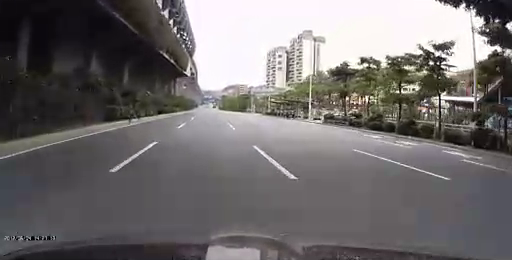
#> input picture frame 79 of python_cv2/video.mp4, 512 x 260 px, given in place of video2.mp4, which was not available
$ python tuxiang.py
#> lines starting #> are read from the running program, lines starting #| are printed output that depends on the picture; after the words box and inside, x2 and y2 are one past the last pixel; in counts of white or black regions, pixels touching at a corner belong together; pictures that were not available may be replaced by others from this repository, and a replacement may not be noted
#> in race_detect_vid, frame is the input picture: shape (260, 512, 3); mean B, G, R 109.7, 109.2, 113
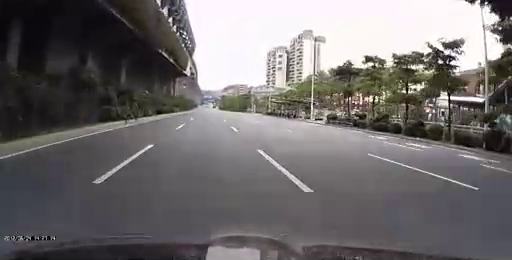
#> input picture frame 80 of python_cv2/video.mp4, 512 x 260 px, given in place of video2.mp4, which was not available
#> in race_detect_vid, frame is the input picture: shape (260, 512, 3); mean B, G, R 109.3, 108.4, 112.2
import cv2
import numpy as np


def cv_show(name, img):
    cv2.imshow(name, img)
    cv2.waitKey(0)
    cv2.destroyAllWindows()


# 图片道路识别
def race_detect_pic(img):

    img_gray = cv2.cvtColor(img, cv2.COLOR_RGB2GRAY)
    edges = cv2.Canny(img_gray, 125, 350)
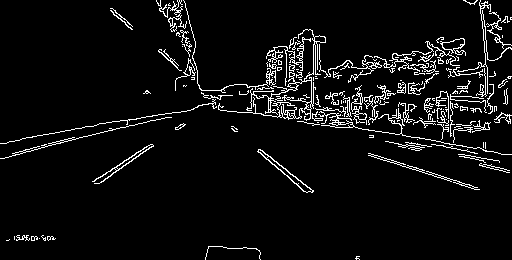
#> edges: shape (260, 512); 5.8% white in thin lines or dots
    # cv_show('img', edges)
    # cv2.imwrite('gray.png', edges)

    lines = cv2.HoughLinesP(edges,  # 输入图像
                            1,  # 累加器分辨率
                            np.pi / 180,  # 角度分辨率
                            150,  # 确定直线之前收到的最小投票数
                            minLineLength=100,  # 直线的最小长度
                            maxLineGap=30)  # 直线上允许的最大缝隙
#> lines = [[251, 95, 497, 34], [22, 138, 219, 103], [247, 108, 511, 154], [12, 153, 171, 117]]
    line = lines[:, 0, :]
#> line has the same summary as lines
    for x1, y1, x2, y2 in line[:]:
        cv2.line(img,  # 输入图像
                 (x1, y1),  # 起点
                 (x2, y2),  # 终点
                 (0, 0, 255),  # 颜色
                 3)  # 宽度
#> this loop made 4 passes
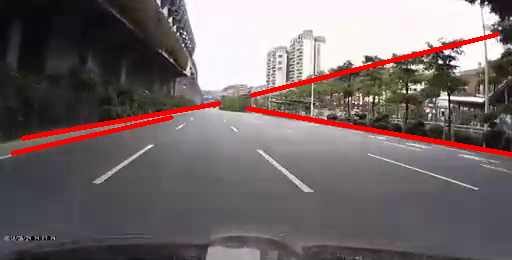
#> img: shape (260, 512, 3); 3.23% of pixels changed, all inside (x1, y1, x2, y2) = (10, 32, 512, 157)
    return img
    # cv_show('img', img)
    # cv2.imwrite('nihe.png', img_)


# 模拟摄像头道路识别
def race_detect_vid():
    vc = cv2.VideoCapture('video2.mp4')

    # 检查是否打开正确
    if vc.isOpened():
        open, frame = vc.read()
    else:
        open = False

    while open:
        ret, frame = vc.read()
        if frame is None:
            break
        if ret:
            result = race_detect_pic(frame)
            cv2.imshow('result', result)
            if cv2.waitKey(100) & 0xFF == 27:
#> (key Esc is pressed here)
                break
    vc.release()
    cv2.destroyAllWindows()


if __name__ == '__main__':
    # img = cv2.imread("2.jpg")
    race_detect_vid()

    cv2.waitKey()

$ run again, starting later in the video
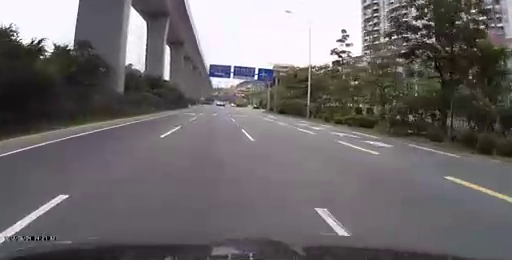
#> input picture frame 355 of python_cv2/video.mp4, 512 x 260 px, given in place of video2.mp4, which was not available
#> in race_detect_vid, frame is the input picture: shape (260, 512, 3); mean B, G, R 107.7, 106, 110.3
#> in race_detect_pic, `edges = cv2.Canny(img_gray, 125, 350)`:
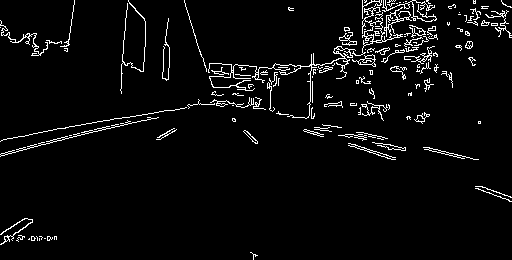
#> edges: shape (260, 512); 4.3% white in thin lines or dots
#> lines = [[4, 155, 505, 21]]
#> the loop in race_detect_pic, `for x1, y1, x2, y2 in line[:]:` made 1 pass
#> after the loop in race_detect_pic, `for x1, y1, x2, y2 in line[:]:`:
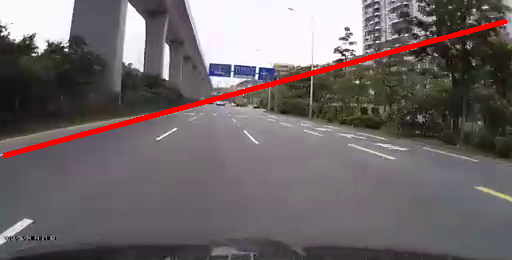
#> img: shape (260, 512, 3); mean B, G, R 105, 103.1, 112.3

$ run again, starting later in the video
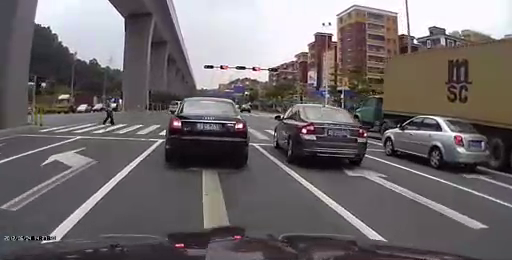
#> input picture frame 632 of python_cv2/video.mp4, 512 x 260 px, given in place of video2.mp4, which was not available
#> in race_detect_vid, frame is the input picture: shape (260, 512, 3); mean B, G, R 107.9, 106, 112.1
#> in race_detect_pic, `edges = cv2.Canny(img_gray, 125, 350)`:
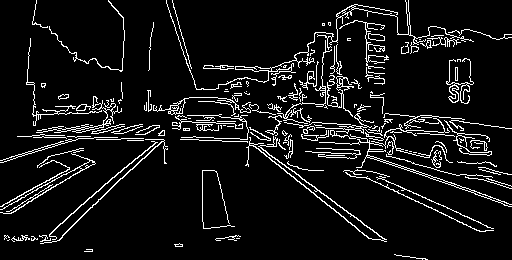
#> edges: shape (260, 512); 8.1% white in thin lines or dots
#> lines = [[17, 136, 394, 143], [349, 126, 485, 135], [195, 97, 369, 238], [279, 123, 506, 202], [181, 121, 488, 137], [193, 97, 482, 231]]
#> line has the same summary as lines
#> the loop in race_detect_pic, `for x1, y1, x2, y2 in line[:]:` made 6 passes
#> after the loop in race_detect_pic, `for x1, y1, x2, y2 in line[:]:`:
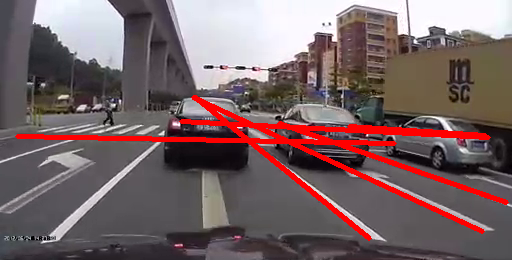
#> img: shape (260, 512, 3); mean B, G, R 101.9, 100.2, 120.2
